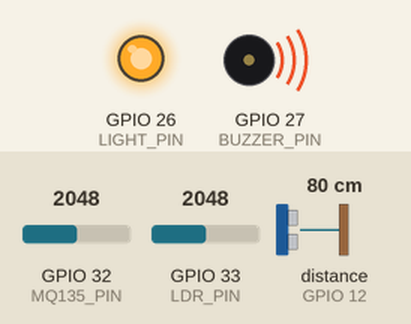
A sketch run on a simulated ESP32. Parts: output pins drawn as LEDs (lit = HIGH), buzzer (waves = sounding, pin HIGH). Wiring (inferred from the names in the program): ultrasonic range finder: trigger GPIO 14; echo GPIO 12. Inputs (shaded band) come from the test bench; at power-on: GPIO 33 (LDR_PIN) = 2048, GPIO 32 (MQ135_PIN) = 2048, distance to the obstacle (sensor on GPIO 12) 80 cm. The echo pulse lasts 58.3 µs per cm; WiFi joins after 1.5 s; servers stay silent unless stated; pins used as bus, display or sensor lines are not drawn; what the sketch prints to the serial monitor is not drawn.

Above: at 2.7 s.
2.8 s: GPIO 33 (LDR_PIN) set to 1937
At 3.7 s:
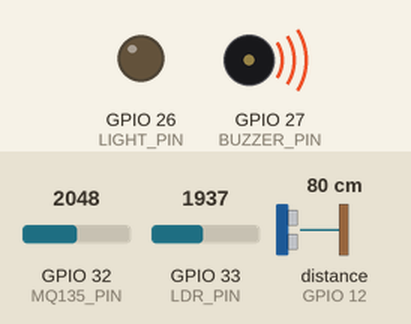
4.5 s: GPIO 33 (LDR_PIN) set to 2040
At 5.4 s:
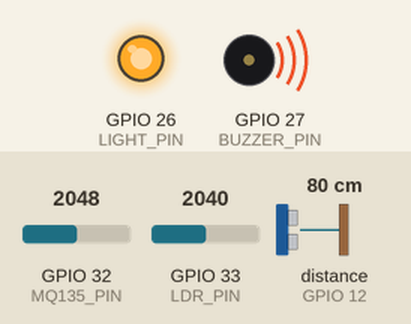
6.0 s: GPIO 32 (MQ135_PIN) set to 320
7.5 s: GPIO 32 (MQ135_PIN) set to 269
At 8.7 s:
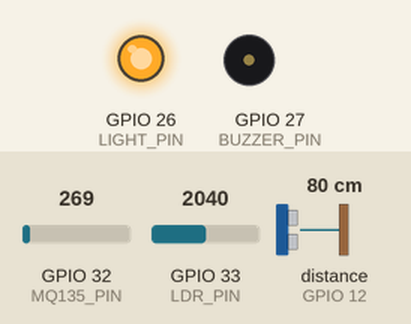
9.0 s: GPIO 32 (MQ135_PIN) set to 491
At 9.4 s:
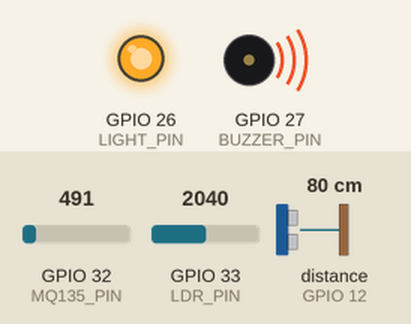
Timing chart, 0 to 11.5 s (numbered marks = the images above; inputs shaded):
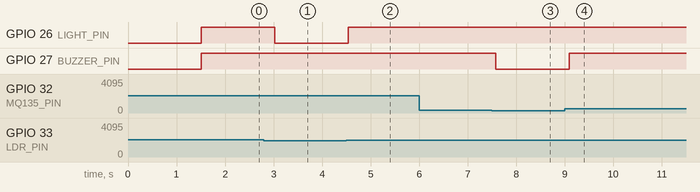

The sketch:

Smartguard_final.ino
```cpp
#include <WiFi.h>
#include <WebServer.h>

#define MQ135_PIN 32
#define LDR_PIN 33
#define TRIG_PIN 14
#define ECHO_PIN 12
#define LIGHT_PIN 26
#define BUZZER_PIN 27

const char* ssid = "xxxxx";
const char* password = "xxxxx";

WebServer server(80);

// Thresholds
#define GAS_THRESHOLD 300
#define CO_THRESHOLD 100
#define LDR_THRESHOLD 2000

float readDistanceCM() {
  digitalWrite(TRIG_PIN, LOW);
  delayMicroseconds(2);
  digitalWrite(TRIG_PIN, HIGH);
  delayMicroseconds(10);
  digitalWrite(TRIG_PIN, LOW);
  long duration = pulseIn(ECHO_PIN, HIGH);
  return duration * 0.034 / 2;
}

String interpretLDR(int analogValue) {
  if (analogValue < 40) return "Dark";
  else if (analogValue < 500) return "Dim";
  else if (analogValue < 1000) return "Light";
  else if (analogValue < 2000) return "Bright";
  else return "Very Bright";
}

String createHTML() {
  int gasRaw = analogRead(MQ135_PIN);
  int ldrValue = analogRead(LDR_PIN);
  float distance = readDistanceCM();

  float voltage = gasRaw / 4095.0 * 3.3;
  float resistance = 0.0;
  float ppm = 400.0;

  if (voltage > 0.01 && voltage < 3.2) {
    resistance = (3.3 - voltage) / voltage;
    ppm = 1.0 / (0.03588 * pow(resistance, 1.336));
  }

  float co = ppm / 2.2;
  float methane = ppm / 2.7;
  float ammonia = ppm / 3.6;
  String lightLevel = interpretLDR(ldrValue);

  String html = R"rawliteral(
  <!DOCTYPE html><html><head><meta charset='UTF-8'>
  <meta name='viewport' content='width=device-width, initial-scale=1.0'>
  <title>Smart Restroom Monitor</title>
  <style>
    * {margin: 0; padding: 0; box-sizing: border-box;}
    body {
      font-family: 'Segoe UI', sans-serif;
      background: linear-gradient(to right, #e6f0ff, #ffffff);
      color: #003366;
      display: flex;
      flex-direction: column;
      min-height: 100vh;
    }
    header {
      background-color: #00264d;
      color: white;
      padding: 20px 0;
      text-align: center;
      font-size: 2rem;
    }
    main {
      flex: 1;
      display: flex;
      justify-content: center;
      align-items: center;
      padding: 20px;
    }
    .grid-container {
      display: grid;
      grid-template-columns: repeat(2, 1fr);
      gap: 20px;
      width: 100%;
      max-width: 900px;
    }
    .card {
      background-color: #007acc;
      color: white;
      padding: 20px;
      border-radius: 15px;
      box-shadow: 0 8px 16px rgba(0, 0, 0, 0.2);
      font-size: 1.1rem;
      text-align: center;
      transition: transform 0.3s ease;
    }
    .card:hover {
      transform: scale(1.05);
    }
    footer {
      background-color: #00264d;
      color: #ccc;
      text-align: center;
      padding: 10px 0;
      font-size: 0.9rem;
    }

    @media screen and (max-width: 600px) {
      .grid-container {
        grid-template-columns: 1fr;
      }
    }
  </style></head><body>
  <header>Smart Restroom IoT Dashboard</header>
  <main>
    <div class='grid-container'>
      <div class='card'>Raw Gas: )rawliteral" + String(gasRaw) + R"rawliteral(</div>
      <div class='card'>CO₂ (ppm): )rawliteral" + String(ppm, 2) + R"rawliteral(</div>
      <div class='card'>CO (ppm): )rawliteral" + String(co, 2) + R"rawliteral(</div>
      <div class='card'>CH₄ (ppm): )rawliteral" + String(methane, 2) + R"rawliteral(</div>
      <div class='card'>NH₃ (ppm): )rawliteral" + String(ammonia, 2) + R"rawliteral(</div>
      <div class='card'>LDR Value: )rawliteral" + String(ldrValue) + R"rawliteral(</div>
      <div class='card'>Light Level: )rawliteral" + lightLevel + R"rawliteral(</div>
      <div class='card'>Distance (cm): )rawliteral" + String(distance, 2) + R"rawliteral(</div>
    </div>
  </main>
  <footer>Smart Monitoring System © 2025</footer>
  </body></html>
  )rawliteral";

  return html;
}

void handleRoot() {
  server.send(200, "text/html", createHTML());
}

void setup() {
  Serial.begin(115200);
  pinMode(TRIG_PIN, OUTPUT);
  pinMode(ECHO_PIN, INPUT);
  pinMode(LIGHT_PIN, OUTPUT);
  pinMode(BUZZER_PIN, OUTPUT);
  digitalWrite(LIGHT_PIN, LOW);
  digitalWrite(BUZZER_PIN, LOW);

  WiFi.begin(ssid, password);
  unsigned long startAttemptTime = millis();
  while (WiFi.status() != WL_CONNECTED && millis() - startAttemptTime < 10000) {
  delay(500);
  Serial.print(".");
}

if (WiFi.status() != WL_CONNECTED) {
  Serial.println("\nFailed to connect to WiFi. Check credentials or signal strength.");
} else {
  Serial.println("\nWiFi connected.");
  Serial.print("IP address: ");
  Serial.println(WiFi.localIP());
}


  server.on("/", handleRoot);
  server.begin();
}

void loop() {
  server.handleClient();

  int gasRaw = analogRead(MQ135_PIN);
  int ldrValue = analogRead(LDR_PIN);
  float distance = readDistanceCM();

  float voltage = gasRaw / 4095.0 * 3.3;
  float resistance = 0.0;
  float ppm = 400.0;
  if (voltage > 0.01 && voltage < 3.2) {
    resistance = (3.3 - voltage) / voltage;
    ppm = 1.0 / (0.03588 * pow(resistance, 1.336));
  }

  float co = ppm / 2.2;

  bool personNearby = distance < 100;
  bool dark = ldrValue > LDR_THRESHOLD;
  bool gasHigh = (gasRaw > GAS_THRESHOLD || co > CO_THRESHOLD);

  digitalWrite(LIGHT_PIN, (personNearby && dark) ? HIGH : LOW);
  digitalWrite(BUZZER_PIN, (personNearby && gasHigh) ? HIGH : LOW);


  delay(500);
}
```

Measured:
- the behaviour switches between 2001 and 2000 on GPIO 33 (LDR_PIN) (found by bisection; images 0 and 1)
- the behaviour switches between 301 and 300 on GPIO 32 (MQ135_PIN) (found by bisection; images 2 and 3)
- after the input at 2.8 s, GPIO 26 (LIGHT_PIN): HIGH → LOW after 0.23 s
- after the input at 4.5 s, GPIO 26 (LIGHT_PIN): LOW → HIGH at once
- after the input at 6.0 s, every drawn part: stays the same
- after the input at 7.5 s, GPIO 27 (BUZZER_PIN): HIGH → LOW after 0.07 s
- after the input at 9.0 s, GPIO 27 (BUZZER_PIN): LOW → HIGH after 0.09 s
